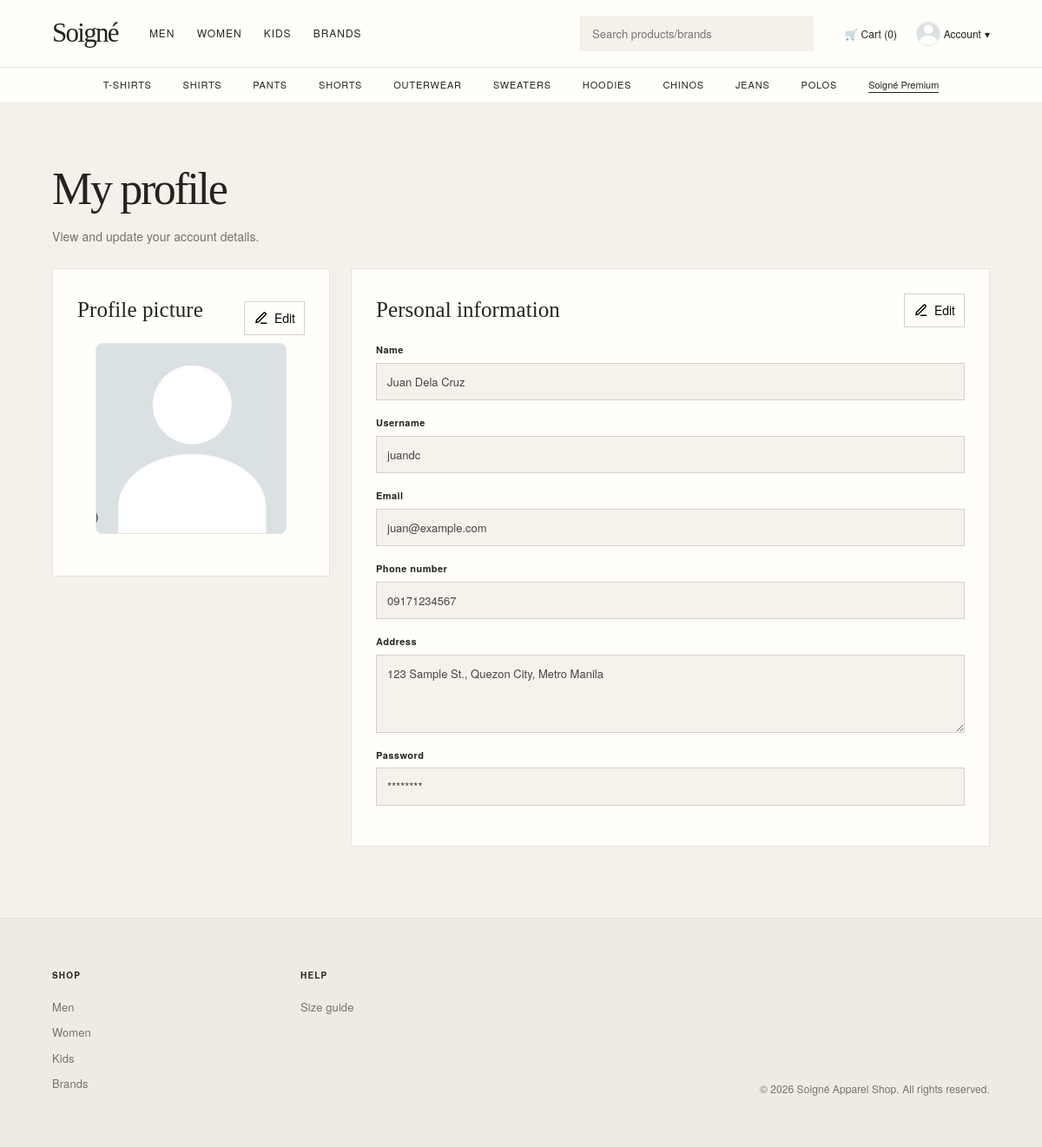
/users/profile.php (signed in), run on the app's committed database.
### tables this page shows
CREATE TABLE customers (
  customer_id   INT AUTO_INCREMENT PRIMARY KEY,
  user_id       INT NOT NULL UNIQUE,
  customer_name VARCHAR(120) NOT NULL,
  phone         VARCHAR(30),
  address       VARCHAR(255),
  FOREIGN KEY (user_id) REFERENCES users(user_id)
);

CREATE TABLE users (
  user_id    INT AUTO_INCREMENT PRIMARY KEY,
  username   VARCHAR(50)  NOT NULL UNIQUE,
  email      VARCHAR(120) NOT NULL UNIQUE,
  password   VARCHAR(255) NOT NULL,               
  role       ENUM('customer','admin','vip') NOT NULL DEFAULT 'customer',
  status     ENUM('active','inactive') NOT NULL DEFAULT 'active',
  vip_expires_at DATETIME NULL,
  created_at DATETIME DEFAULT CURRENT_TIMESTAMP
);

### includes/profile_image.php (called while the page is built, shortened)
<?php
function profile_image_files(int $user_id): array
{
    $directory = __DIR__ . '/../images/profiles';
    $files = [];
    foreach (['jpg', 'png', 'webp'] as $extension) {
        $matches = glob($directory . '/profile-' . $user_id . '-*.' . $extension);
    }
    return $files;
}
function profile_image_url(int $user_id): string
{
    $files = profile_image_files($user_id);
    if (!$files) {
        return BASE_URL . 'images/default-profile.jpg';
    }
    usort($files, static function ($left, $right) {
        return filemtime($right) <=> filemtime($left);
    });
    return BASE_URL . 'images/profiles/' . rawurlencode(basename($files[0]));
}

### users/profile.php (the view, shortened to what this page needs)
<?php
include_once('../includes/config.php');
require_once __DIR__ . '/../includes/profile_image.php';
$user_id = (int)$_SESSION['user_id'];
$stmt = mysqli_prepare($conn, "SELECT u.username, u.email, c.customer_name, c.phone, c.address
                               FROM users u
                               LEFT JOIN customers c ON c.user_id = u.user_id
                               WHERE u.user_id = ?");
mysqli_stmt_bind_param($stmt, 'i', $user_id);
mysqli_stmt_execute($stmt);
$profile = mysqli_fetch_assoc(mysqli_stmt_get_result($stmt));
$name = $profile['customer_name'] ?? '';
$phone = $profile['phone'] ?? '';
$address = $profile['address'] ?? '';
$username = $profile['username'];
$email = $profile['email'];
include_once('../includes/header.php');
?>
<main class="profile-page">
  <section class="profile-card" aria-labelledby="profile-title">
    <div class="profile-heading">
      <div>
        <h1 id="profile-title">My profile</h1>
        <p>View and update your account details.</p>
      </div>
    </div>
    <div class="profile-panels">
      <section class="profile-panel profile-picture-panel" aria-labelledby="profile-picture-title">
        <div class="profile-panel-heading">
          <h2 id="profile-picture-title">Profile picture</h2>
          <button class="profile-edit profile-photo-edit" id="profile-photo-edit" type="button">
            <svg viewBox="0 0 24 24" aria-hidden="true">
              <path d="M12 20h9"></path>
              <path d="M16.5 3.5a2.12 2.12 0 0 1 3 3L8 18l-4 1 1-4Z"></path>
            </svg>
            <span>Edit</span>
          </button>
        </div>
        <form method="post" action="<?php echo BASE_URL; ?>users/profile.php" enctype="multipart/form-data">
          <img class="profile-photo-preview" id="profile-photo-preview"
               src="<?php echo htmlspecialchars(profile_image_url($user_id)); ?>"
               alt="Your profile picture">
        </form>
      </section>
      <section class="profile-panel profile-details-panel" aria-labelledby="profile-details-title">
        <div class="profile-panel-heading">
          <h2 id="profile-details-title">Personal information</h2>
          <button class="profile-edit" id="profile-edit" type="button" aria-label="Edit profile details">
            <svg viewBox="0 0 24 24" aria-hidden="true">
              <path d="M12 20h9"></path>
              <path d="M16.5 3.5a2.12 2.12 0 0 1 3 3L8 18l-4 1 1-4Z"></path>
            </svg>
            <span>Edit</span>
          </button>
        </div>
        <form method="post" action="<?php echo BASE_URL; ?>users/profile.php" id="profile-form">
          <div class="profile-field">
            <label for="customer_name">Name</label>
            <input type="text" id="customer_name" name="customer_name" maxlength="120"
                   value="<?php echo htmlspecialchars($name); ?>" readonly required>
          </div>
          <div class="profile-field">
            <label for="username">Username</label>
            <input type="text" id="username" name="username" maxlength="50"
                   value="<?php echo htmlspecialchars($username); ?>" readonly required>
          </div>
          <div class="profile-field">
            <label for="email">Email</label>
            <input type="email" id="email" name="email" maxlength="120"
                   value="<?php echo htmlspecialchars($email); ?>" readonly required>
          </div>
          <div class="profile-field">
            <label for="phone">Phone number</label>
            <input type="tel" id="phone" name="phone" maxlength="30"
                   value="<?php echo htmlspecialchars($phone); ?>" readonly>
          </div>
          <div class="profile-field">
            <label for="address">Address</label>
            <textarea id="address" name="address" maxlength="255" readonly><?php echo htmlspecialchars($address); ?></textarea>
          </div>
          <div class="profile-field">
            <label for="password-mask">Password</label>
            <input type="text" id="password-mask" value="********" readonly aria-label="Password hidden">
          </div>
        </form>
      </section>
    </div>
  </section>
</main>
<?php include_once('../includes/footer.php'); ?>

### styles/homepage.css (style rules this page uses)
:root { --ink: #1c1c1c; --muted: #6b6b6b; --line: #e5e5e5; --paper: #ffffff; --stone: #f3f1ee; --accent: #b3261e; --font: "Helvetica Neue", Helvetica, Arial, sans-serif; }
* { box-sizing: border-box; margin: 0; padding: 0; }
html { scroll-behavior: smooth; }
body { font-family: var(--font); color: var(--ink); background: var(--paper); line-height: 1.5; }
body { min-height: 100vh; min-height: 100dvh; display: flex; flex-direction: column; }
body > * { width: 100%; box-sizing: border-box; }
:root { --ink: #24231f; --muted: #77736b; --line: #e7e3dc; --paper: #fffefa; --stone: #f3f0e9; --accent: #78705f; --font: "Helvetica Neue", Helvetica, Arial, sans-serif; --serif: "Iowan Old Style", "Baskerville Old Face", Baskerville, Georgia, serif; }
body { background: var(--paper); color: var(--ink); font-size: 15px; letter-spacing: .005em; }
h1, h2, h3, h4, .logo { font-family: var(--serif); font-weight: 500; }
a, button, input, select, textarea { -webkit-tap-highlight-color: transparent; }
.dept-page, .product-page, .reviews-section, .cart-page, .checkout-page, .orders-page, .profile-page, .size-guide-page, .login-page { animation: soft-rise 520ms ease both; }

### styles/profile.css (style rules this page uses)
.profile-page { min-height: 60vh; padding: 56px 20px 72px; background: #f3f1ee; }
.profile-card { width: 100%; max-width: 1080px; margin: 0 auto; }
.profile-heading { display: flex; align-items: flex-start; justify-content: space-between; gap: 20px; margin-bottom: 26px; }
.profile-heading h1 { margin-bottom: 5px; font-size: 28px; letter-spacing: -0.5px; }
.profile-heading p, .profile-password-fields > p { color: #6b6b6b; font-size: 14px; }
.profile-edit { display: inline-flex; align-items: center; gap: 7px; padding: 8px 10px; border: 1px solid #c9c9c9; background: #fff; font: inherit; font-size: 14px; cursor: pointer; }
.profile-edit svg { width: 17px; height: 17px; fill: none; stroke: currentColor; stroke-linecap: round; stroke-linejoin: round; stroke-width: 2; }
.profile-field { margin-bottom: 18px; }
.profile-panels { display: grid; grid-template-columns: minmax(240px, 320px) minmax(0, 1fr); gap: 24px; align-items: start; }
.profile-panel { min-width: 0; padding: 28px; background: #fff; border: 1px solid #e5e5e5; }
.profile-panel h2 { font-size: 19px; margin-bottom: 20px; }
.profile-panel-heading { display: flex; align-items: flex-start; justify-content: space-between; gap: 16px; }
.profile-panel-heading h2 { margin-bottom: 20px; }
.profile-picture-panel form { display: flex; flex-direction: column; align-items: stretch; }
.profile-photo-preview { display: block; width: 100%; max-width: 220px; aspect-ratio: 1; margin: 0 auto 20px; border: 1px solid #e5e5e5; border-radius: 8px; background: #f8f7f5; object-fit: cover; }
.profile-photo-edit { align-self: center; }
.profile-field label { display: block; margin-bottom: 6px; font-size: 13px; font-weight: 600; }
.profile-field input, .profile-field textarea { display: block; width: 100%; padding: 11px 12px; border: 1px solid #c9c9c9; background: #fff; font: inherit; }
.profile-field textarea { min-height: 90px; resize: vertical; }
.profile-field input[readonly], .profile-field textarea[readonly] { background: #f8f7f5; color: #444; }
.profile-page { padding: clamp(34px, 5vw, 68px) clamp(18px, 5vw, 76px) 82px; background: #f4f1eb; }
.profile-card { max-width: 1280px; }
.profile-heading h1 { font-family: var(--serif); font-size: clamp(36px, 4.5vw, 52px); font-weight: 400; letter-spacing: -.045em; }
.profile-heading p, .profile-password-fields > p { color: var(--muted); }
.profile-panel { border-color: var(--line); background: var(--paper); }
.profile-panel h2 { font-family: var(--serif); font-size: 25px; font-weight: 400; }
.profile-edit, .profile-cancel { border-color: #d6d1c8; background: #fffefa; transition: background-color 180ms ease, color 180ms ease, border-color 180ms ease; }
.profile-photo-preview { border-color: var(--line); background: #f1eee8; }
.profile-field label { font-size: 11px; letter-spacing: .04em; }
.profile-field input, .profile-field textarea { border-color: #d6d1c8; background: #fffefa; font-size: 13px; }
.profile-field input[readonly], .profile-field textarea[readonly] { background: #f5f2ec; }

### data on the page
customers: customer_name "Juan Dela Cruz", username "juandc", email "juan@example.com", phone "09171234567", address "123 Sample St., Quezon City, Metro Manila"

### other printed values
$cart_count "0"
